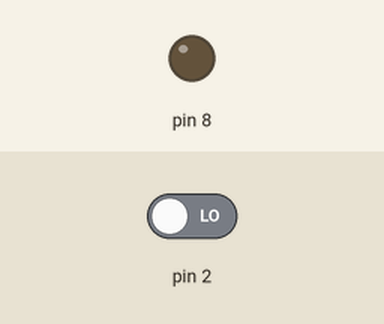
This sketch was run on a simulated Arduino Uno, built with avr-gcc and run on an emulated ATmega328P. On the bench: output pins drawn as LEDs (lit = HIGH). Inputs (shaded band) come from the test bench; at power-on: pin 2 LOW.

Above: at 1.2 s.
1.3 s: pin 2 driven HIGH
At 2.5 s:
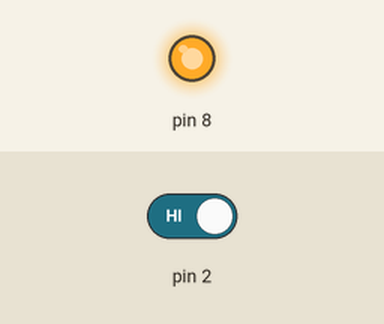
2.8 s: pin 2 driven LOW
At 3.8 s:
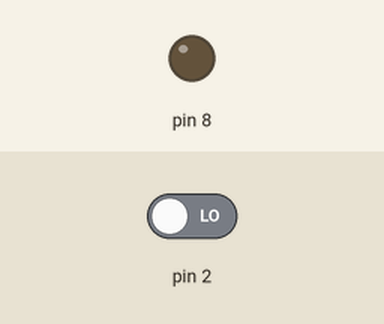
Timing chart, 0 to 5.8 s (numbered marks = the images above; inputs shaded):
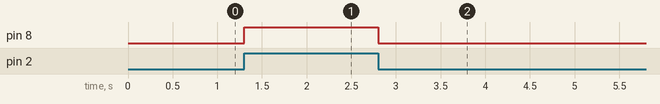

Measured:
- after the input at 1.3 s, pin 8: LOW → HIGH at once
- after the input at 2.8 s, pin 8: HIGH → LOW at once

The sketch:

connect_led_with_button_challenge.ino
```cpp
//this program will turn on a led as long as the button is pressed other wise it will turn off the led
int buttonState = 0;
void setup(){
  pinMode(2,INPUT);
  pinMode(8,OUTPUT);
}
void loop(){
  //led is connected on pin 8 while the button is on pin 2 and it's pulled down
  buttonState = digitalRead(2);
  if(buttonState == HIGH)
  {
    digitalWrite(8,HIGH);
  }
  else
  {
    digitalWrite(8,LOW);
  }

}
```
